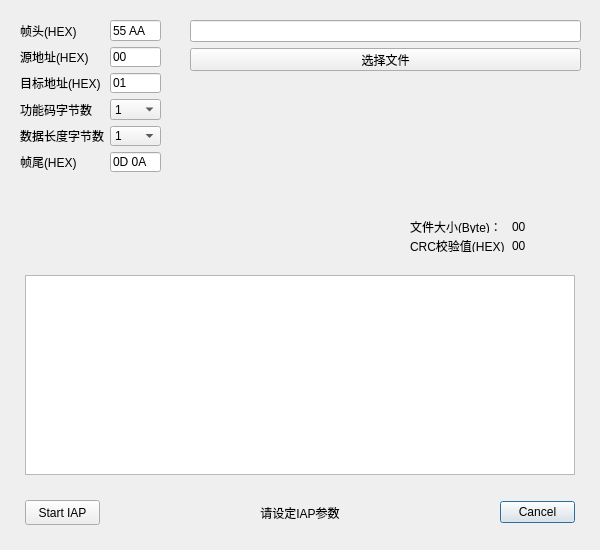
<?xml version="1.0" encoding="UTF-8"?>
<ui version="4.0">
 <class>ota_widget</class>
 <widget class="QDialog" name="ota_widget">
  <property name="geometry">
   <rect>
    <x>0</x>
    <y>0</y>
    <width>600</width>
    <height>550</height>
   </rect>
  </property>
  <property name="windowTitle">
   <string>Dialog</string>
  </property>
  <widget class="QDialogButtonBox" name="buttonBox">
   <property name="geometry">
    <rect>
     <x>500</x>
     <y>500</y>
     <width>75</width>
     <height>25</height>
    </rect>
   </property>
   <property name="orientation">
    <enum>Qt::Horizontal</enum>
   </property>
   <property name="standardButtons">
    <set>QDialogButtonBox::Cancel</set>
   </property>
   <property name="centerButtons">
    <bool>true</bool>
   </property>
  </widget>
  <widget class="QPushButton" name="startButton">
   <property name="geometry">
    <rect>
     <x>25</x>
     <y>500</y>
     <width>75</width>
     <height>25</height>
    </rect>
   </property>
   <property name="text">
    <string>Start IAP</string>
   </property>
  </widget>
  <widget class="QTextBrowser" name="textBrowser">
   <property name="geometry">
    <rect>
     <x>25</x>
     <y>275</y>
     <width>550</width>
     <height>200</height>
    </rect>
   </property>
  </widget>
  <widget class="QLabel" name="label">
   <property name="geometry">
    <rect>
     <x>250</x>
     <y>500</y>
     <width>100</width>
     <height>25</height>
    </rect>
   </property>
   <property name="text">
    <string>请设定IAP参数</string>
   </property>
   <property name="alignment">
    <set>Qt::AlignCenter</set>
   </property>
  </widget>
  <widget class="QWidget" name="layoutWidget">
   <property name="geometry">
    <rect>
     <x>20</x>
     <y>20</y>
     <width>141</width>
     <height>152</height>
    </rect>
   </property>
   <layout class="QGridLayout" name="gridLayout">
    <item row="0" column="0">
     <widget class="QLabel" name="label_2">
      <property name="text">
       <string>帧头(HEX)</string>
      </property>
     </widget>
    </item>
    <item row="0" column="1" colspan="2">
     <widget class="QLineEdit" name="lineEdit">
      <property name="text">
       <string>55 AA</string>
      </property>
     </widget>
    </item>
    <item row="1" column="0">
     <widget class="QLabel" name="label_3">
      <property name="text">
       <string>源地址(HEX)</string>
      </property>
     </widget>
    </item>
    <item row="1" column="1" colspan="2">
     <widget class="QLineEdit" name="lineEdit_2">
      <property name="text">
       <string>00</string>
      </property>
     </widget>
    </item>
    <item row="2" column="0">
     <widget class="QLabel" name="label_4">
      <property name="text">
       <string>目标地址(HEX)</string>
      </property>
     </widget>
    </item>
    <item row="2" column="1" colspan="2">
     <widget class="QLineEdit" name="lineEdit_3">
      <property name="text">
       <string>01</string>
      </property>
     </widget>
    </item>
    <item row="5" column="0">
     <widget class="QLabel" name="label_5">
      <property name="text">
       <string>帧尾(HEX)</string>
      </property>
     </widget>
    </item>
    <item row="5" column="1" colspan="2">
     <widget class="QLineEdit" name="lineEdit_4">
      <property name="text">
       <string>0D 0A</string>
      </property>
     </widget>
    </item>
    <item row="3" column="0">
     <widget class="QLabel" name="label_6">
      <property name="text">
       <string>功能码字节数</string>
      </property>
     </widget>
    </item>
    <item row="4" column="0">
     <widget class="QLabel" name="label_7">
      <property name="text">
       <string>数据长度字节数</string>
      </property>
     </widget>
    </item>
    <item row="3" column="1" colspan="2">
     <widget class="QComboBox" name="comboBox">
      <item>
       <property name="text">
        <string>1</string>
       </property>
      </item>
      <item>
       <property name="text">
        <string>2</string>
       </property>
      </item>
     </widget>
    </item>
    <item row="4" column="1" colspan="2">
     <widget class="QComboBox" name="comboBox_2">
      <item>
       <property name="text">
        <string>1</string>
       </property>
      </item>
      <item>
       <property name="text">
        <string>2</string>
       </property>
      </item>
     </widget>
    </item>
   </layout>
  </widget>
  <widget class="QWidget" name="layoutWidget">
   <property name="geometry">
    <rect>
     <x>410</x>
     <y>220</y>
     <width>116</width>
     <height>32</height>
    </rect>
   </property>
   <layout class="QGridLayout" name="gridLayout_2">
    <item row="0" column="0">
     <widget class="QLabel" name="label_8">
      <property name="text">
       <string>文件大小(Byte)：</string>
      </property>
     </widget>
    </item>
    <item row="0" column="1">
     <widget class="QLabel" name="label_10">
      <property name="text">
       <string>00</string>
      </property>
     </widget>
    </item>
    <item row="1" column="0">
     <widget class="QLabel" name="label_9">
      <property name="text">
       <string>CRC校验值(HEX)：</string>
      </property>
     </widget>
    </item>
    <item row="1" column="1">
     <widget class="QLabel" name="label_11">
      <property name="text">
       <string>00</string>
      </property>
     </widget>
    </item>
   </layout>
  </widget>
  <widget class="QWidget" name="layoutWidget">
   <property name="geometry">
    <rect>
     <x>190</x>
     <y>20</y>
     <width>391</width>
     <height>51</height>
    </rect>
   </property>
   <layout class="QVBoxLayout" name="verticalLayout">
    <item>
     <widget class="QLineEdit" name="fileNameLineEdit">
      <property name="inputMask">
       <string/>
      </property>
      <property name="text">
       <string/>
      </property>
      <property name="frame">
       <bool>true</bool>
      </property>
      <property name="readOnly">
       <bool>true</bool>
      </property>
     </widget>
    </item>
    <item>
     <widget class="QPushButton" name="fileSelectButton">
      <property name="text">
       <string>选择文件</string>
      </property>
     </widget>
    </item>
   </layout>
  </widget>
 </widget>
 <resources/>
 <connections>
  <connection>
   <sender>buttonBox</sender>
   <signal>accepted()</signal>
   <receiver>ota_widget</receiver>
   <slot>accept()</slot>
   <hints>
    <hint type="sourcelabel">
     <x>248</x>
     <y>254</y>
    </hint>
    <hint type="destinationlabel">
     <x>157</x>
     <y>274</y>
    </hint>
   </hints>
  </connection>
  <connection>
   <sender>buttonBox</sender>
   <signal>rejected()</signal>
   <receiver>ota_widget</receiver>
   <slot>reject()</slot>
   <hints>
    <hint type="sourcelabel">
     <x>316</x>
     <y>260</y>
    </hint>
    <hint type="destinationlabel">
     <x>286</x>
     <y>274</y>
    </hint>
   </hints>
  </connection>
 </connections>
</ui>
